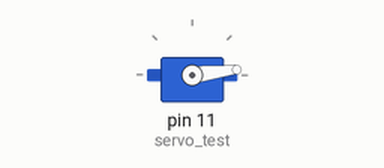
A sketch run on a simulated Arduino Uno, built with avr-gcc and run on an emulated ATmega328P. On the bench: servo.

Above: at 0.05 s.
At 0.85 s:
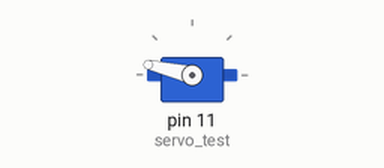
At 2.3 s:
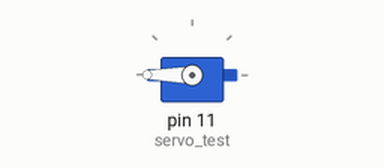
At 4.55 s:
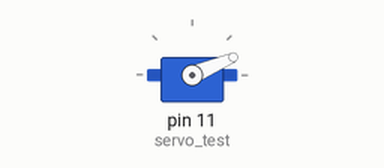
Timing chart, 0 to 7.4 s (numbered marks = the images above):
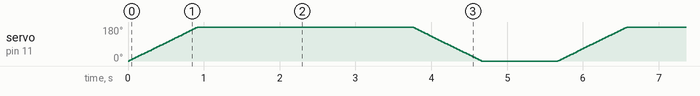

The sketch:

servo_motor.ino
```cpp
#include <Servo.h>             //Servo library

Servo servo_test;        //initialize a servo object for the connected servo

int angle = 0;

void setup()
{
  servo_test.attach(11);      // attach the signal pin of servo to pin9 of arduino
}

void loop()
{
  for(angle = 0; angle < 360; angle += 1)    // command to move from 0 degrees to 180 degrees
  {
    servo_test.write(angle);                 //command to rotate the servo to the specified angle
    delay(5);
  }

  delay(1000);

  for(angle = 360; angle>=0; angle-=1)     // command to move from 180 degrees to 0 degrees
  {
    servo_test.write(angle);              //command to rotate the servo to the specified angle
    delay(5);
  }

    delay(1000);
}
```
